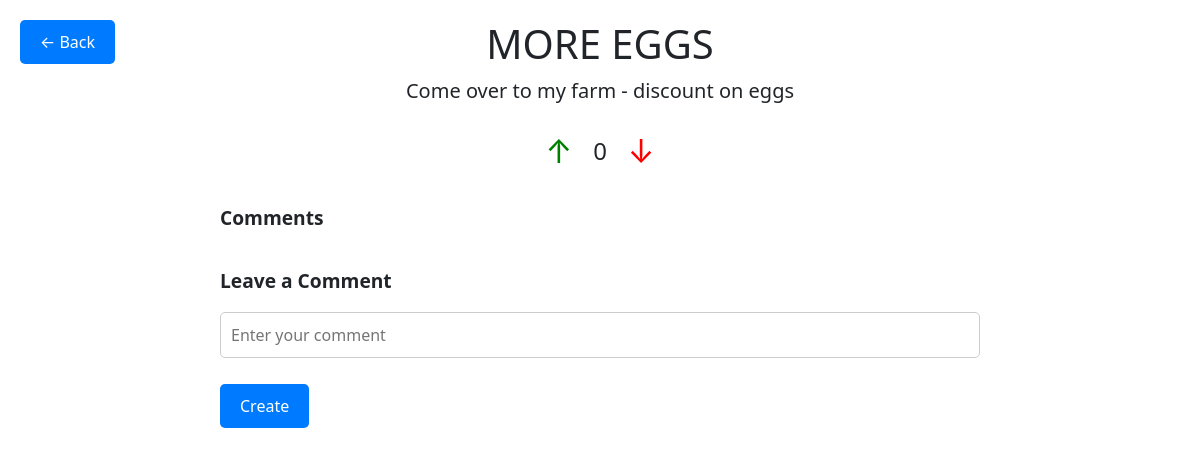
Page /app/post/11/ on the earlier database version.
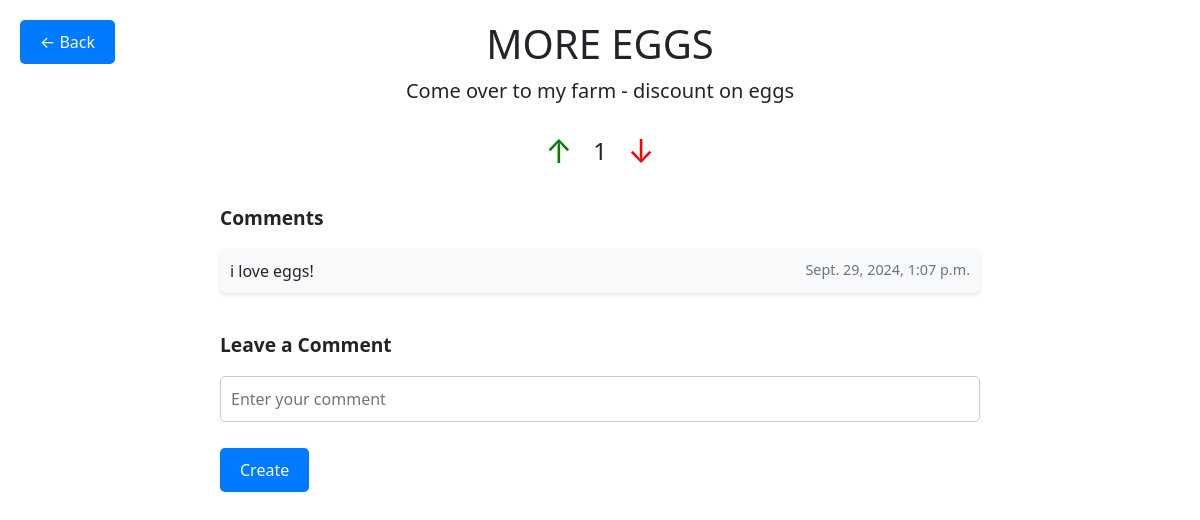
Same page on the later database version.
### deals/models.py (models this page shows, shortened)
class Post(models.Model):
    product_name = models.CharField(max_length=200)
    location_name = models.CharField(max_length = 200)
    location_street_address = models.CharField(max_length = 200)
    location_lat = models.FloatField(default = 36.1446206)
    location_long = models.FloatField(default = -86.8032659)
    info_text = models.CharField(max_length = 500)
    score = models.IntegerField(default = 0)
    post_date = models.DateTimeField("date posted")
    tags = models.ManyToManyField(Tag)

class Comment(models.Model):
    post = models.ForeignKey(Post, on_delete=models.CASCADE)
    body_text = models.CharField(max_length=1000)
    post_date = models.DateTimeField("date posted")

### deals/views.py (the view)
# urls.py: path("post/<int:post_id>/", views.detail, name="detail"),
def detail(request, post_id: int) -> HttpResponse:
    post = get_object_or_404(Post, pk=post_id)
    return render(request, "deals/detail.html", {"post": post})

### deals/templates/deals/detail.html (shortened to what this page needs)
<!DOCTYPE html>
<html lang="en">
<head>
    <link href="https://cdn.jsdelivr.net/npm/bootstrap@5.3.0-alpha1/dist/css/bootstrap.min.css" rel="stylesheet">
</head>
<body>
    <a href="{% url 'deals:home'%}" class="back-button">← Back </a>
    <div class="page-container">
        <h1>{{ post.product_name }}</h1>
        <p class="lead text-center">{{ post.info_text }}</p>
        <form method="post" action="{% url 'deals:vote' post.id %}">
            <div class="vote-section">
                <button type="submit" name="upvote" class="vote-btn upvote">↑</button>
                <h3 id="score">{{ post.score }}</h3>
                <button type="submit" name="downvote" class="vote-btn downvote">↓</button>
            </div>
        </form>
        <div class="comment-list">
            <h2 class="comment-heading">Comments</h2>
            <ul class="list-unstyled">
                {% for comment in post.comment_set.all %}
                    <li class="comment-item">
                        {{ comment.body_text }}
                        <span class="comment-date">{{ comment.post_date }}</span>
                    </li>
                {% endfor %}
            </ul>
        </div>
        <div class="comment-section">
            <h2 class="comment-heading">Leave a Comment</h2>
            <form action="{% url 'deals:commenthandler' post.id%}" method="post">
                <fieldset>
                    <p>
                        <input type="text" name="comment_text" class="comment-input" placeholder="Enter your comment" required />
                    </p>
                </fieldset>
                <input type="submit" value="Create" class="submit-btn">
            </form>
        </div>
    </div>
</body>
</html>

Differences in the rows shown:
changed Post "MORE EGGS": score "0" → "1"
added Comment: body_text "i love eggs!", post_date "Sept. 29, 2024, 1:07 p.m."
